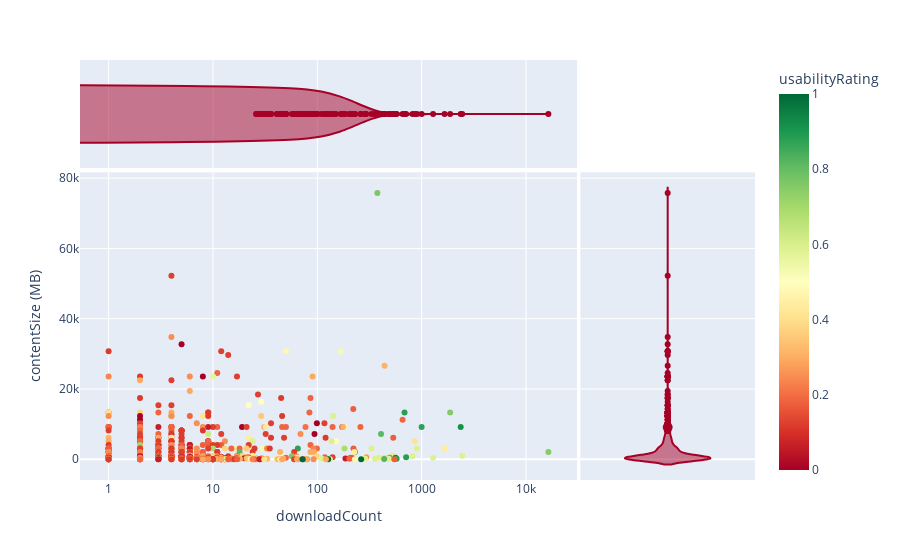

The notebook cell saved with this chart:
### Markdown cell above
## Scatter plot for identifying any relationships between contentSize, downloadCount and usabilityRating

### Code cell
fig = px.scatter(df, x="downloadCount", y="contentSize", marginal_x="violin", marginal_y='violin', color = 'usabilityRating', 
                 color_continuous_scale=px.colors.diverging.RdYlGn, log_x=True, labels=dict(contentSize="contentSize (MB)"))

fig.update_xaxes(tickvals=[1, 10, 100, 1000, 10000])

fig.show()

### Figure 1 — Plotly figure (JSON) as saved in the notebook; plotly's stock layout.template omitted (floating-point values rounded to 4 significant figures; data arrays with more than 128 entries replaced by an {"elided": "..."} marker saying what was removed)
{"data": [{"hovertemplate": "downloadCount=%{x}<br>contentSize (MB)=%{y}<br>usabilityRating=%{marker.color}<extra></extra>", "legendgroup": "", "marker": {"color": {"elided": "857 float values"}, "coloraxis": "coloraxis", "symbol": "circle"}, "mode": "markers", "name": "", "orientation": "v", "showlegend": false, "type": "scatter", "x": {"elided": "857 int values"}, "xaxis": "x", "y": {"elided": "857 float values"}, "yaxis": "y"}, {"alignmentgroup": "True", "hovertemplate": "downloadCount=%{x}<extra></extra>", "legendgroup": "", "marker": {"color": "rgb(165,0,38)", "symbol": "circle"}, "name": "", "offsetgroup": "", "scalegroup": "x", "showlegend": false, "type": "violin", "x": {"elided": "857 int values"}, "xaxis": "x3", "yaxis": "y3"}, {"alignmentgroup": "True", "hovertemplate": "contentSize (MB)=%{y}<extra></extra>", "legendgroup": "", "marker": {"color": "rgb(165,0,38)", "symbol": "circle"}, "name": "", "offsetgroup": "", "scalegroup": "y", "showlegend": false, "type": "violin", "xaxis": "x2", "y": {"elided": "857 float values"}, "yaxis": "y2"}], "layout": {"coloraxis": {"colorbar": {"title": {"text": "usabilityRating"}}, "colorscale": [[0, "rgb(165,0,38)"], [0.1, "rgb(215,48,39)"], [0.2, "rgb(244,109,67)"], [0.3, "rgb(253,174,97)"], [0.4, "rgb(254,224,139)"], [0.5, "rgb(255,255,191)"], [0.6, "rgb(217,239,139)"], [0.7, "rgb(166,217,106)"], [0.8, "rgb(102,189,99)"], [0.9, "rgb(26,152,80)"], [1, "rgb(0,104,55)"]]}, "legend": {"tracegroupgap": 0}, "margin": {"t": 60}, "xaxis": {"anchor": "y", "domain": [0, 0.7363], "tickvals": [1, 10, 100, 1000, 10000], "title": {"text": "downloadCount"}, "type": "log"}, "xaxis2": {"anchor": "y2", "domain": [0.7413, 1], "matches": "x2", "showgrid": false, "showline": false, "showticklabels": false, "ticks": "", "tickvals": [1, 10, 100, 1000, 10000]}, "xaxis3": {"anchor": "y3", "domain": [0, 0.7363], "matches": "x", "showgrid": true, "showticklabels": false, "tickvals": [1, 10, 100, 1000, 10000], "type": "log"}, "xaxis4": {"anchor": "y4", "domain": [0.7413, 1], "matches": "x2", "showgrid": false, "showline": false, "showticklabels": false, "ticks": "", "tickvals": [1, 10, 100, 1000, 10000]}, "yaxis": {"anchor": "x", "domain": [0, 0.7326], "title": {"text": "contentSize (MB)"}}, "yaxis2": {"anchor": "x2", "domain": [0, 0.7326], "matches": "y", "showgrid": true, "showticklabels": false}, "yaxis3": {"anchor": "x3", "domain": [0.7426, 1], "matches": "y3", "showgrid": false, "showline": false, "showticklabels": false, "ticks": ""}, "yaxis4": {"anchor": "x4", "domain": [0.7426, 1], "matches": "y3", "showgrid": true, "showline": false, "showticklabels": false, "ticks": ""}}}
